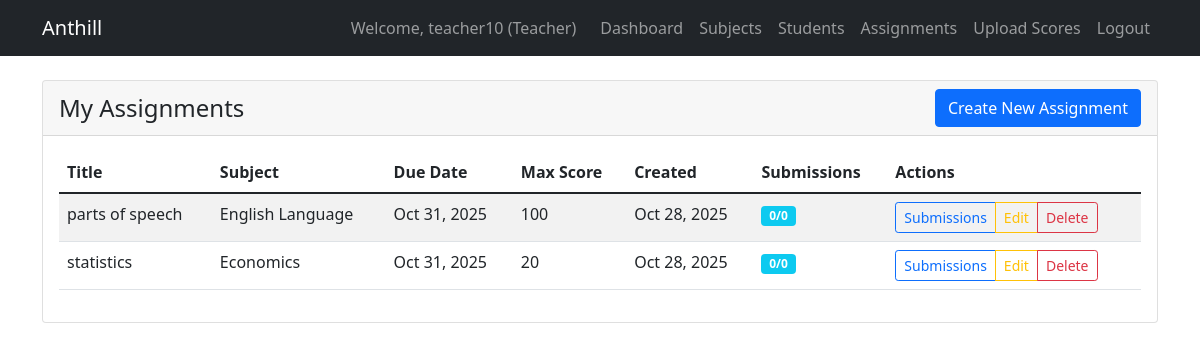
Page /academic/teacher/assignments/ (signed in) on the committed database.
### users/models.py (models this page shows, shortened)
class User(AbstractUser):
    USER_TYPE_CHOICES = (
        ('super_admin', 'Super Admin'),
        ('senior_admin', 'Senior School Admin'),
        ('junior_admin', 'Junior School Admin'),
        ('teacher', 'Teacher'),
        ('student', 'Student'),
    )
    user_type = models.CharField(max_length=20, choices=USER_TYPE_CHOICES)
    phone = models.CharField(max_length=15, blank=True)
    profile_picture = models.ImageField(upload_to='profiles/', blank=True, null=True)
    city = models.CharField(max_length=100, blank=True)
    lga = models.CharField(max_length=100, blank=True)
    address = models.TextField(blank=True)
    school = models.ForeignKey(
        School,
        on_delete=models.CASCADE,
        related_name='users',
        null=True,
        blank=True
    )
    class Meta:
        unique_together = ['school', 'username']  # Username unique per school

### academic/models.py (models this page shows, shortened)
class Assignment(models.Model):
    title = models.CharField(max_length=200)
    description = models.TextField(blank=True)
    subject = models.ForeignKey(Subject, on_delete=models.CASCADE)
    teacher = models.ForeignKey('users.Teacher', on_delete=models.CASCADE)
    due_date = models.DateTimeField()
    max_score = models.IntegerField(default=100)
    created_at = models.DateTimeField(auto_now_add=True)
    submission_date = models.DateTimeField(null=True, blank=True)
    assignment_file = models.FileField(upload_to='assignments/', blank=True, null=True, validators=[FileExtensionValidator(allowed_extensions=['pdf', 'doc', 'docx', 'txt', 'zip'])])

class Subject(models.Model):
    name = models.CharField(max_length=100)
    code = models.CharField(max_length=10, unique=True)
    description = models.TextField(blank=True)
    category = models.CharField(max_length=50, blank=True)

### academic/views.py (the view)
# urls.py: path('teacher/assignments/', views.teacher_assignments, name='teacher_assignments'),
@login_required
def teacher_assignments(request):
    teacher = get_object_or_404(Teacher, user=request.user)
    assignments = Assignment.objects.filter(teacher=teacher).order_by('-created_at')
    return render(request, 'academic/teacher_assignments.html', {
        'teacher': teacher,
        'assignments': assignments,
        'school': teacher.school
    })

### templates/academic/teacher_assignments.html (shortened to what this page needs)
{% extends 'base.html' %}
{% block content %}
<div class="container mt-4">
    <div class="row">
        <div class="col-md-12">
            <div class="card">
                <div class="card-header d-flex justify-content-between align-items-center">
                    <h4 class="mb-0">My Assignments</h4>
                    <a href="{% url 'academic:create_assignment' %}" class="btn btn-primary">Create New Assignment</a>
                </div>
                <div class="card-body">
                    {% if assignments %}
                    <div class="table-responsive">
                        <table class="table table-striped">
                            <thead>
                                <tr>
                                    <th>Title</th>
                                    <th>Subject</th>
                                    <th>Due Date</th>
                                    <th>Max Score</th>
                                    <th>Created</th>
                                    <th>Submissions</th>
                                    <th>Actions</th>
                                </tr>
                            </thead>
                            <tbody>
                                {% for assignment in assignments %}
                                <tr>
                                    <td>{{ assignment.title }}</td>
                                    <td>{{ assignment.subject.name }}</td>
                                    <td>{{ assignment.due_date|date:"M d, Y" }}</td>
                                    <td>{{ assignment.max_score }}</td>
                                    <td>{{ assignment.created_at|date:"M d, Y" }}</td>
                                    <td>
                                        <span class="badge bg-info">0/0</span>
                                    </td>
                                    <td>
                                        <div class="btn-group btn-group-sm">
                                            <a href="{% url 'academic:assignment_submissions' assignment.id %}" class="btn btn-outline-primary">Submissions</a>
                                            <a href="{% url 'academic:edit_assignment' assignment.id %}" class="btn btn-outline-warning">Edit</a>
                                            <a href="{% url 'academic:delete_assignment' assignment.id %}" class="btn btn-outline-danger" onclick="return confirm('Delete this assignment?')">Delete</a>
                                        </div>
                                    </td>
                                </tr>
                                {% endfor %}
                            </tbody>
                        </table>
                    </div>
                    {% else %}
                    <div class="alert alert-info text-center">
                        <h5>No Assignments Created</h5>
                        <p class="mb-3">You haven't created any assignments yet.</p>
                        <a href="{% url 'academic:create_assignment' %}" class="btn btn-primary">Create Your First Assignment</a>
                    </div>
                    {% endif %}
                </div>
            </div>
        </div>
    </div>
</div>
{% endblock %}

### templates/base.html (shortened to what this page needs)
{% load user_tags %}
<!DOCTYPE html>
<html lang="en">
<head>
    <link href="https://cdn.jsdelivr.net/npm/bootstrap@5.1.3/dist/css/bootstrap.min.css" rel="stylesheet">
</head>
<body>
    {% block navbar %}
<nav class="navbar navbar-expand-lg navbar-dark bg-dark">
    <div class="container">
        <a class="navbar-brand" href="{% url 'homepage' %}">Anthill</a>
        <div class="navbar-nav ms-auto">
            {% if user.is_authenticated %}
                <span class="navbar-text me-3">
                    Welcome, {{ user.username }} ({{ user.get_user_type_display }})
                </span>
                {% if user.user_type == 'super_admin' %}
                    <a class="nav-link" href="/admin/">Admin Panel</a>
                    <a class="nav-link" href="{% url 'schools:admin_analytics' %}">Analytics</a>
                    <a class="nav-link" href="{% url 'schools:search' %}">Search</a>
                {% elif user.user_type == 'teacher' %}
                    <a class="nav-link" href="{% url 'users:teacher_dashboard' %}">Dashboard</a>
                    <a class="nav-link" href="{% url 'academic:teacher_subjects' %}">Subjects</a>
                    <a class="nav-link" href="{% url 'academic:teacher_students' %}">Students</a>
                    <a class="nav-link" href="{% url 'academic:teacher_assignments' %}">Assignments</a>
                    <a class="nav-link" href="{% url 'academic:upload_scores' %}">Upload Scores</a>
                {% endif %}
                <a class="nav-link" href="{% url 'users:logout' %}">Logout</a>
            {% else %}
                <a class="nav-link" href="{% url 'users:register' %}">Register</a>
                <a class="nav-link" href="{% url 'users:login' %}">Login</a>
                <a class="nav-link" href="{% url 'contact_us' %}">Contact Us</a>
            {% endif %}
        </div>
    </div>
</nav>
{% endblock %}
    {% block content %}
    {% endblock %}
</body>
</html>

### rows in the picture
User: username "teacher10", user_type "Teacher"
Assignment: title "parts of speech", subject.name "English Language", due_date "Oct 31, 2025", max_score "100", created_at "Oct 28, 2025"
Assignment: title "statistics", subject.name "Economics", due_date "Oct 31, 2025", max_score "20", created_at "Oct 28, 2025"
